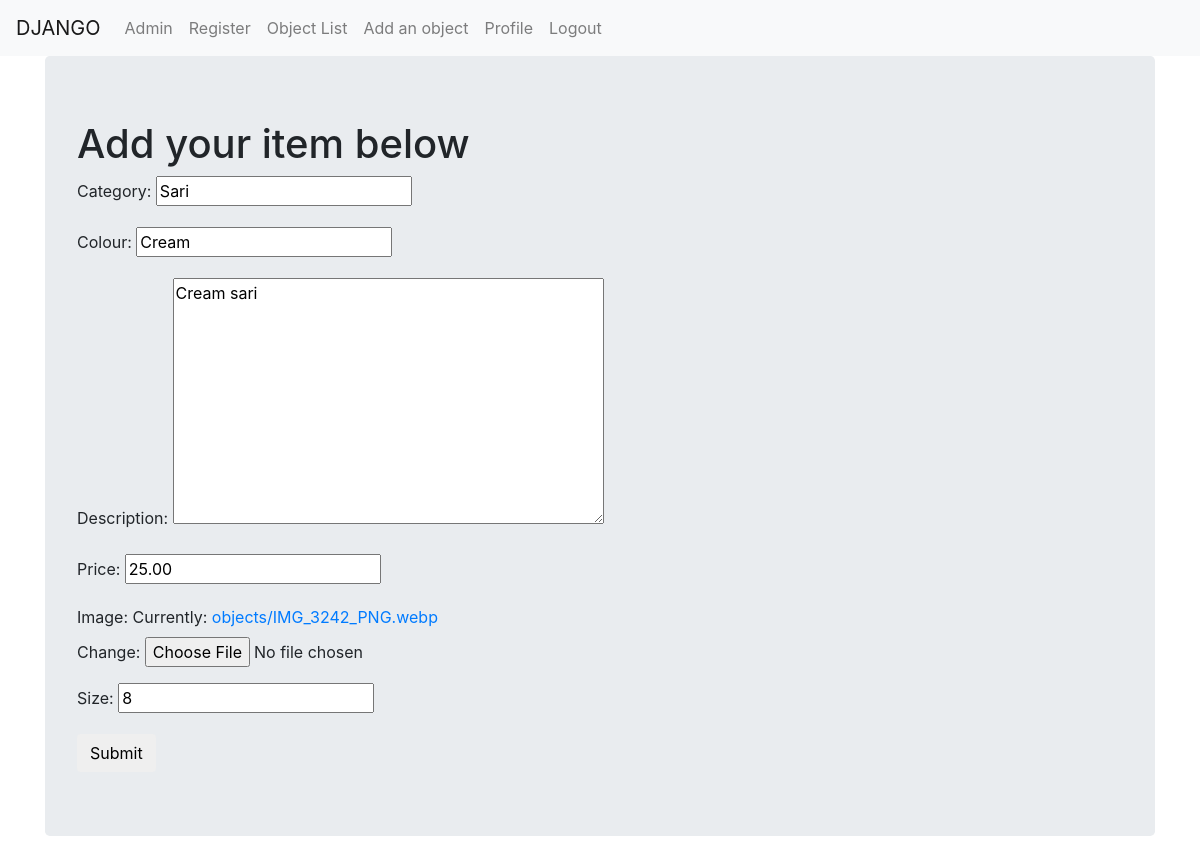
Page /basic_app/object/1/edit/ (signed in) on the committed database.
### basic_app/models.py (models this page shows, shortened)
class Object(models.Model):
    user = models.ForeignKey(UserProfileInfo, related_name="objects",on_delete=models.CASCADE, blank=True,null=True)
    user_id = models.IntegerField()
    category = models.CharField(max_length=200)
    description = models.TextField()
    colour = models.CharField(max_length=200)
    price = models.DecimalField(max_digits=5, decimal_places=2, blank=False)
    image = models.ImageField(upload_to="objects", default=None)
    size = models.CharField(max_length=3,default=None)

### basic_app/views.py (the view)
# urls.py: path('object/<int:pk>/edit/', views.ObjectUpdateView.as_view(), name='object_edit'),
class ObjectUpdateView(LoginRequiredMixin,UpdateView):
    login_url = '/basic_app/login'
    form_class = ObjectForm
    model = Object

### basic_app/forms.py
class ObjectForm(forms.ModelForm):
    class Meta:
        model = Object
        fields = ('category','colour','description','price', 'image', 'size')

### templates/basic_app/object_form.html (shortened to what this page needs)
{% extends "basic_app/base.html" %}
{% load static %}
{% block body_block %}
<div class="jumbotron">
<h1>Add your item below</h1>
<form enctype="multipart/form-data" method="POST">
  {{form.as_p}}
<button type="submit" class="save btn btn-default">Submit</button>
</form>
</div>
{% endblock %}

### rows in the picture
Object: category "Sari", colour "Cream", description "Cream sari", price "25.00", size "8"
